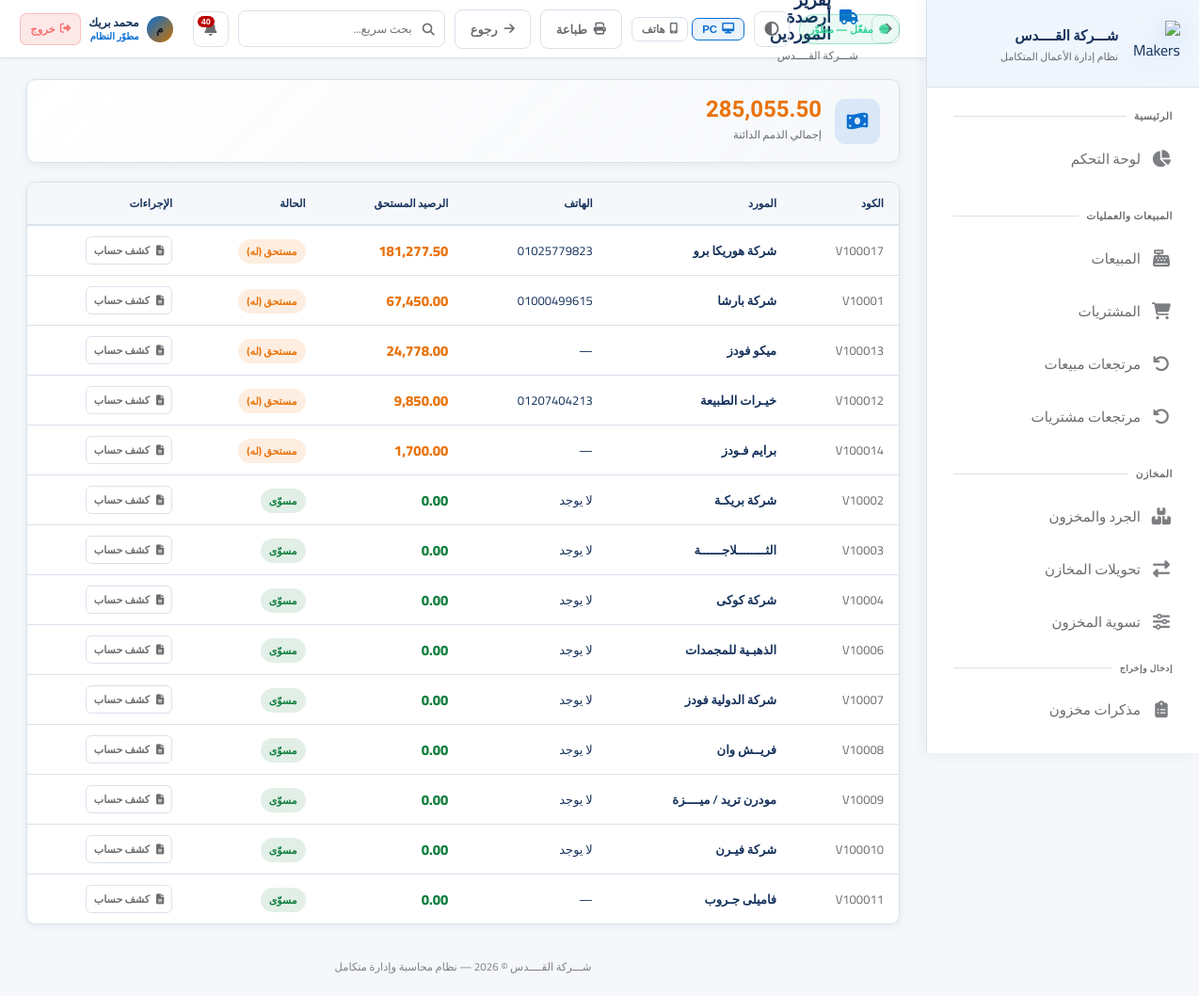
Screenshot of /reports/suppliers (signed in) with the database file from the repository.
### app.py (models this page shows, shortened)
class AppSetting(db.Model):
    id = db.Column(db.Integer, primary_key=True)
    key = db.Column(db.String(80), unique=True, nullable=False)
    value = db.Column(db.Text)

class User(UserMixin, db.Model):
    id = db.Column(db.Integer, primary_key=True)
    username = db.Column(db.String(80), unique=True, nullable=False)
    password_hash = db.Column(db.String(256))
    full_name = db.Column(db.String(120))
    role = db.Column(db.String(20), default='user')  # developer, admin, manager, user
    branch_id = db.Column(db.Integer, db.ForeignKey('branch.id'))
    is_active = db.Column(db.Boolean, default=True)
    created_at = db.Column(db.DateTime, default=datetime.utcnow)
    last_seen = db.Column(db.DateTime, nullable=True)
    last_ip = db.Column(db.String(64), nullable=True)
    last_user_agent = db.Column(db.String(256), nullable=True)
    permissions = db.Column(db.Text)  # JSON list of permission keys; empty = استخدام صلاحيات الدور

class Supplier(db.Model):
    id = db.Column(db.Integer, primary_key=True)
    code = db.Column(db.String(50), unique=True)
    name = db.Column(db.String(200), nullable=False)
    phone = db.Column(db.String(20))
    email = db.Column(db.String(100))
    address = db.Column(db.Text)
    balance = db.Column(db.Float, default=0)
    is_active = db.Column(db.Boolean, default=True)
    purchases = db.relationship('Purchase', backref='supplier', lazy=True)

### app.py (the view)
@app.route('/reports/suppliers')
@login_required
def report_suppliers():
    suppliers = Supplier.query.filter_by(is_active=True).order_by(Supplier.balance.desc()).all()
    total_payable = sum(s.balance for s in suppliers if s.balance > 0)
    return render_template('report_suppliers.html', suppliers=suppliers, total_payable=total_payable)

### app.py (called while the page is built, shortened)
@login_manager.user_loader
def load_user(user_id):
    return User.query.get(int(user_id))

def user_can(user, perm: str) -> bool:
    if not user or not user.is_authenticated:
        return False
    if getattr(user, 'role', None) == 'developer':
        return True

def user_can_approve_transfers(user) -> bool:
    if not user or not user.is_authenticated:
        return False
    if getattr(user, 'role', None) in ('developer', 'admin'):
        return True
    custom = _perm_list_from_user(user)
    if custom is not None:
        return 'transfer_approve' in custom
    return False

def user_can_delete_users_account(user) -> bool:
    if not user or not user.is_authenticated:
        return False
    if getattr(user, 'role', None) == 'developer':
        return True

def permission_keys_for_editor(viewer):
    if not viewer or not getattr(viewer, 'is_authenticated', False):
        return [x for x in PERMISSION_KEYS if x[0] not in DEVELOPER_ONLY_PERMS]
    if getattr(viewer, 'role', None) == 'developer':
        return list(PERMISSION_KEYS)
    return [x for x in PERMISSION_KEYS if x[0] not in DEVELOPER_ONLY_PERMS]

def subscription_status_for_ui():
    if not current_user.is_authenticated:
        return None
    gs = get_app_settings_dict(branch_id=None)
    lic_msg = (gs.get('license_expiry_message') or DEFAULT_SETTINGS.get('license_expiry_message', '') or '').strip()
    if getattr(current_user, 'role', None) == 'developer':
        return {'kind': 'developer', 'line': 'مفعّل — مطوّر', 'client_message': lic_msg}

def _pending_transfers_count_for_user(user):
    if not user or not user.is_authenticated:
        return 0
    q = TransferRequest.query.filter_by(status='pending')
    if user_can_approve_transfers(user):
        q = q.filter(
            db.or_(
                TransferRequest.approver_user_id.is_(None),
                TransferRequest.approver_user_id == user.id,
            )
        )
        return q.count()
    return 0

@app.before_request
def erp_sqlite_autobackup_start():
    if getattr(erp_sqlite_autobackup_start, '_started', False):
        return

### templates/report_suppliers.html (shortened to what this page needs)
{% extends 'base.html' %}
{% set block_icon = 'fas fa-truck' %}
{% block topbar_actions %}
<button onclick="window.print()" class="btn btn-outline"><i class="fas fa-print"></i> طباعة</button>
<a href="{{ url_for('reports') }}" class="btn btn-outline"><i class="fas fa-arrow-right"></i> رجوع</a>
{% endblock %}
{% block content %}
<div class="stats-grid" style="margin-bottom:20px;">
    <div class="stat-card">
        <div class="stat-icon blue"><i class="fas fa-money-bill-wave"></i></div>
        <div><div class="stat-value" style="color:var(--warning);">{{ "{:,.2f}".format(total_payable) }}</div><div class="stat-label">إجمالي الذمم الدائنة</div></div>
    </div>
</div>
<div class="card"><div class="table-container"><table>
    <thead><tr><th>الكود</th><th>المورد</th><th>الهاتف</th><th>الرصيد المستحق</th><th>الحالة</th><th>الإجراءات</th></tr></thead>
    <tbody>
        {% for s in suppliers %}
        <tr>
            <td style="color:var(--text-muted);">{{ s.code }}</td>
            <td style="font-weight:600;">{{ s.name }}</td>
            <td>{{ s.phone or '—' }}</td>
            <td style="font-weight:800;font-size:15px;color:{% if s.balance > 0 %}var(--warning){% else %}var(--success){% endif %};">
                {{ "{:,.2f}".format(s.balance) }}
            </td>
            <td>
                {% if s.balance > 0 %}<span class="badge badge-warning">مستحق (له)</span>
                {% elif s.balance < 0 %}<span class="badge badge-success">مدين لنا (عليه)</span>
                {% else %}<span class="badge badge-success">مسوّى</span>{% endif %}
            </td>
            <td><a href="{{ url_for('supplier_statement', id=s.id) }}" class="btn btn-outline btn-xs"><i class="fas fa-file-alt"></i> كشف حساب</a></td>
        </tr>
        {% endfor %}
    </tbody>
</table></div></div>
{% endblock %}

### templates/base.html (shortened to what this page needs)
<!DOCTYPE html>
<html lang="ar" dir="rtl" data-theme="fiori" data-layout-default="{{ layout_max_width | default('1400px') }}">
<head>
    <link rel="stylesheet" href="https://cdnjs.cloudflare.com/ajax/libs/font-awesome/6.5.0/css/all.min.css">
    <link rel="stylesheet" href="{{ url_for('static', filename='css/style.css') }}">
</head>
<body>
<aside class="sidebar sidebar-enterprise" id="sidebar">
    <div class="sidebar-logo">
        <div class="logo-icon">
            <img src="{{ url_for('static', filename='img/logo-makers-erp-3d.png') }}" alt="Makers ERP">
        </div>
        <div class="logo-text">
            <div class="name">{{ app_brand_title | default('Silsal POS') }}</div>
            <div class="sub">نظام إدارة الأعمال المتكامل</div>
        </div>
    </div>
    <nav class="sidebar-nav" id="sidebarNav" style="display:flex;flex-direction:column;padding-bottom:8px;">
        <div class="nav-section">
            <div class="nav-label">الرئيسية</div>
            {% if can('dashboard') %}
            <a href="{{ url_for('dashboard') }}" class="nav-link {% if request.endpoint=='dashboard' %}active{% endif %}">
                <i class="fas fa-chart-pie"></i><span class="label">لوحة التحكم</span>
            </a>
            {% endif %}
        </div>
        {% if can('sales') or can('purchases') or can('returns') %}
        <div class="nav-section">
            <div class="nav-label">المبيعات والعمليات</div>
            {% if can('sales') %}
            <a href="{{ url_for('sales') }}" class="nav-link {% if 'sale' in (request.endpoint or '') and 'return' not in (request.endpoint or '') and 'report' not in (request.endpoint or '') %}active{% endif %}">
                <i class="fas fa-cash-register"></i><span class="label">المبيعات</span>
            </a>
            {% endif %}
            {% if can('purchases') %}
            <a href="{{ url_for('purchases') }}" class="nav-link {% if 'purchase' in (request.endpoint or '') and 'return' not in (request.endpoint or '') and 'report' not in (request.endpoint or '') %}active{% endif %}">
                <i class="fas fa-shopping-cart"></i><span class="label">المشتريات</span>
            </a>
            {% endif %}
            {% if can('returns') %}
            <a href="{{ url_for('sale_returns') }}" class="nav-link {% if request.endpoint in ['sale_returns','new_sale_return'] %}active{% endif %}">
                <i class="fas fa-undo"></i><span class="label">مرتجعات مبيعات</span>
            </a>
            <a href="{{ url_for('purchase_returns') }}" class="nav-link {% if request.endpoint in ['purchase_returns','new_purchase_return'] %}active{% endif %}">
                <i class="fas fa-undo-alt"></i><span class="label">مرتجعات مشتريات</span>
            </a>
            {% endif %}
        </div>
        {% endif %}
        {% if can('inventory') or can('transfers') or can('adjust_stock') %}
        <div class="nav-section">
            <div class="nav-label">المخازن</div>
            {% if can('inventory') %}
            <a href="{{ url_for('inventory') }}" class="nav-link {% if request.endpoint=='inventory' %}active{% endif %}">
                <i class="fas fa-boxes"></i><span class="label">الجرد والمخزون</span>
            </a>
            {% endif %}
            {% if can('transfers') %}
            <a href="{{ url_for('transfers') }}" class="nav-link {% if 'transfer' in (request.endpoint or '') %}active{% endif %}">
                <i class="fas fa-exchange-alt"></i><span class="label">تحويلات المخازن</span>
            </a>
            {% endif %}
            {% if can('adjust_stock') %}
            <a href="{{ url_for('adjust_stock') }}" class="nav-link {% if request.endpoint=='adjust_stock' %}active{% endif %}">
                <i class="fas fa-sliders-h"></i><span class="label">تسوية المخزون</span>
            </a>
            {% endif %}
            {% if can('inventory') %}
            <div class="nav-label" style="padding-top:10px;font-size:9px;">إدخال وإخراج</div>
            <a href="{{ url_for('inventory_memos_list') }}" class="nav-link ">
                <i class="fas fa-clipboard-list"></i><span class="label">مذكرات مخزون</span>
            </a>
            {% endif %}
        </div>
        {% endif %}
        {% if can('customers') or can('suppliers') or can('employees') %}
        <div class="nav-section">
        </div>
        {% endif %}
    </nav>
</aside>
<main class="main-content">
    <div class="topbar">
        <div style="display:flex;align-items:center;gap:14px;">
            <button type="button" onclick="history.back()" class="icon-btn" title="رجوع" style="font-size:15px;flex-shrink:0;"><i class="fas fa-arrow-right"></i></button>
            <div>
                <div class="page-title"><i class="{{ block_icon | default('fas fa-home') }}"></i>{% block page_title %}الرئيسية{% endblock %}</div>
                <div class="breadcrumb">{% block breadcrumb %}{{ app_brand_title }}{% endblock %}</div>
            </div>
        </div>
        <div class="topbar-right">
            {% if subscription_status %}
            <span class="sub-pill {% if subscription_status.kind in ('developer','permanent') %}ok{% elif subscription_status.kind in ('expired','none') %}bad{% else %}warn{% endif %}" title="حالة الاشتراك / الترخيص">
                <i class="fas fa-certificate" style="margin-left:6px;opacity:.85;"></i>{{ subscription_status.line }}
            </span>
            {% endif %}
            <button type="button" class="theme-toggle" onclick="erpToggleTheme()" title="تبديل الثيم (Fiori / فاتح / داكن)"><i class="fas fa-adjust"></i></button>
            <div class="erp-device-layout-tools" style="display:flex;align-items:center;gap:4px;flex-shrink:0;" title="وضع العرض — يُحفظ على هذا الجهاز فقط">
                <button type="button" id="btnLayoutPC" onclick="erpSetLayout('pc')" title="عرض PC"
                    style="display:flex;align-items:center;gap:5px;padding:5px 10px;border-radius:7px;font-size:11.5px;font-weight:700;
                           border:1px solid var(--border);background:transparent;color:var(--text-muted);cursor:pointer;transition:all .18s;">
                    <i class="fas fa-desktop"></i> PC
                </button>
                <button type="button" id="btnLayoutPhone" onclick="erpSetLayout('phone')" title="عرض هاتف"
                    style="display:flex;align-items:center;gap:5px;padding:5px 10px;border-radius:7px;font-size:11.5px;font-weight:700;
                           border:1px solid var(--border);background:transparent;color:var(--text-muted);cursor:pointer;transition:all .18s;">
                    <i class="fas fa-mobile-alt"></i> هاتف
                </button>
            </div>
            {% block topbar_actions %}{% endblock %}
            <div style="position:relative;" id="globalSearchWrapper">
                <div style="position:relative;">
                    <i class="fas fa-search" style="position:absolute;right:11px;top:50%;transform:translateY(-50%);color:var(--text-muted);font-size:13px;pointer-events:none;"></i>
                    <input type="text" id="globalSearchInput" placeholder="بحث سريع..." autocomplete="off"
                        style="width:220px;padding:7px 34px 7px 12px;background:rgba(255,255,255,.04);border:1px solid var(--border);
                               border-radius:8px;color:var(--text);font-family:Cairo,sans-serif;font-size:12.5px;transition:all .2s;"
                        onfocus="this.style.borderColor='var(--accent)';this.style.width='280px'"
                        onblur="setTimeout(()=>{this.style.borderColor='';this.style.width='220px';closeGlobalSearch()},200)">
                </div>
            </div>
            <div style="position:relative;" id="notifWrapper">
                <button class="notif-btn" onclick="toggleNotif()" title="الإشعارات">
                    <i class="fas fa-bell"></i>
                    <span class="notif-count" id="notifCount"></span>
                </button>
            </div>
            <div style="display:flex;align-items:center;gap:8px;padding:4px 10px;border-radius:10px;
                        background:rgba(255,255,255,.05);border:1px solid rgba(255,255,255,.09);
                        backdrop-filter:blur(12px);-webkit-backdrop-filter:blur(12px);flex-shrink:0;">
                <div style="width:28px;height:28px;border-radius:50%;background:linear-gradient(135deg,var(--accent),#c97000);
                            display:flex;align-items:center;justify-content:center;font-size:12px;font-weight:800;color:#0f1422;flex-shrink:0;">
                    {{ (current_user.full_name or current_user.username)[0] }}
                </div>
                <div style="line-height:1.3;min-width:0;">
                    <div style="font-size:12px;font-weight:700;color:var(--text);white-space:nowrap;overflow:hidden;text-overflow:ellipsis;max-width:100px;">
                        {{ current_user.full_name or current_user.username }}
                    </div>
                    <div style="font-size:10px;color:var(--accent);font-weight:600;">
                        {% if current_user.role=='developer' %}مطوّر النظام
                        {% elif current_user.role=='admin' %}مدير النظام
                        {% elif current_user.role=='manager' %}مشرف
                        {% else %}مستخدم{% endif %}
                    </div>
                </div>
                <a href="{{ url_for('logout') }}" title="تسجيل الخروج"
                   style="display:flex;align-items:center;gap:5px;padding:5px 10px;border-radius:7px;
                          background:rgba(239,68,68,.12);border:1px solid rgba(239,68,68,.25);
                          color:#f87171;font-size:11.5px;font-weight:700;text-decoration:none;white-space:nowrap;
                          transition:all .18s;flex-shrink:0;"
                   onmouseover="this.style.background='rgba(239,68,68,.22)';this.style.borderColor='rgba(239,68,68,.5)'"
                   onmouseout="this.style.background='rgba(239,68,68,.12)';this.style.borderColor='rgba(239,68,68,.25)'">
                    <i class="fas fa-sign-out-alt"></i> خروج
                </a>
            </div>
        </div>
    </div>
    <div class="content fade-in">
        {% block content %}{% endblock %}
    </div>
    <div class="app-footer-note">{{ app_brand_title }} © 2026 — نظام محاسبة وإدارة متكامل</div>
</main>
</body>
</html>

### static/css/style.css (style rules this page uses)
html { scrollbar-width:auto;scrollbar-color:rgba(255,255,255,.35) rgba(255,255,255,.05) }
.nav-link, .btn, .stat-card, .card { transition: all 0.2s ease; }

### rows the page displays
AppSetting: value "شـــركة القــــدس"
User: full_name "م", full_name "محمد بريك"
Supplier: code "V100017", name "شركة هوريكا برو", phone "01025779823", balance "181,277.50", shows "مستحق (له)"
Supplier: code "V10001", name "شركة بارشا", phone "01000499615", balance "67,450.00", shows "مستحق (له)"
Supplier: code "V100013", name "ميكو فودز", phone "—", balance "24,778.00", shows "مستحق (له)"
Supplier: code "V100012", name "خيـرات الطبيعة", phone "01207404213", balance "9,850.00", shows "مستحق (له)"
Supplier: code "V100014", name "برايم فـودز", phone "—", balance "1,700.00", shows "مستحق (له)"
Supplier: code "V10002", name "شركة بريكـة", phone "لا يوجد", balance "0.00", shows "مسوّى"
Supplier: code "V10003", name "الثــــــــلاجــــــة", phone "لا يوجد", balance "0.00", shows "مسوّى"
Supplier: code "V10004", name "شركة كوكى", phone "لا يوجد", balance "0.00", shows "مسوّى"
Supplier: code "V10006", name "الذهبـية للمجمدات", phone "لا يوجد", balance "0.00", shows "مسوّى"
Supplier: code "V10007", name "شركة الدولية فودز", phone "لا يوجد", balance "0.00", shows "مسوّى"
Supplier: code "V10008", name "فريــش وان", phone "لا يوجد", balance "0.00", shows "مسوّى"
Supplier: code "V10009", name "مودرن تريد / ميــــزة", phone "لا يوجد", balance "0.00", shows "مسوّى"
Supplier: code "V100010", name "شركة فيـرن", phone "لا يوجد", balance "0.00", shows "مسوّى"
Supplier: code "V100011", name "فاميلى جـروب", phone "—", balance "0.00", shows "مسوّى"

### other values shown
{{ subscription_status.line }} "مفعّل — مطوّر"
{{ "{:,.2f}".format(total_payable) }} "285,055.50"
